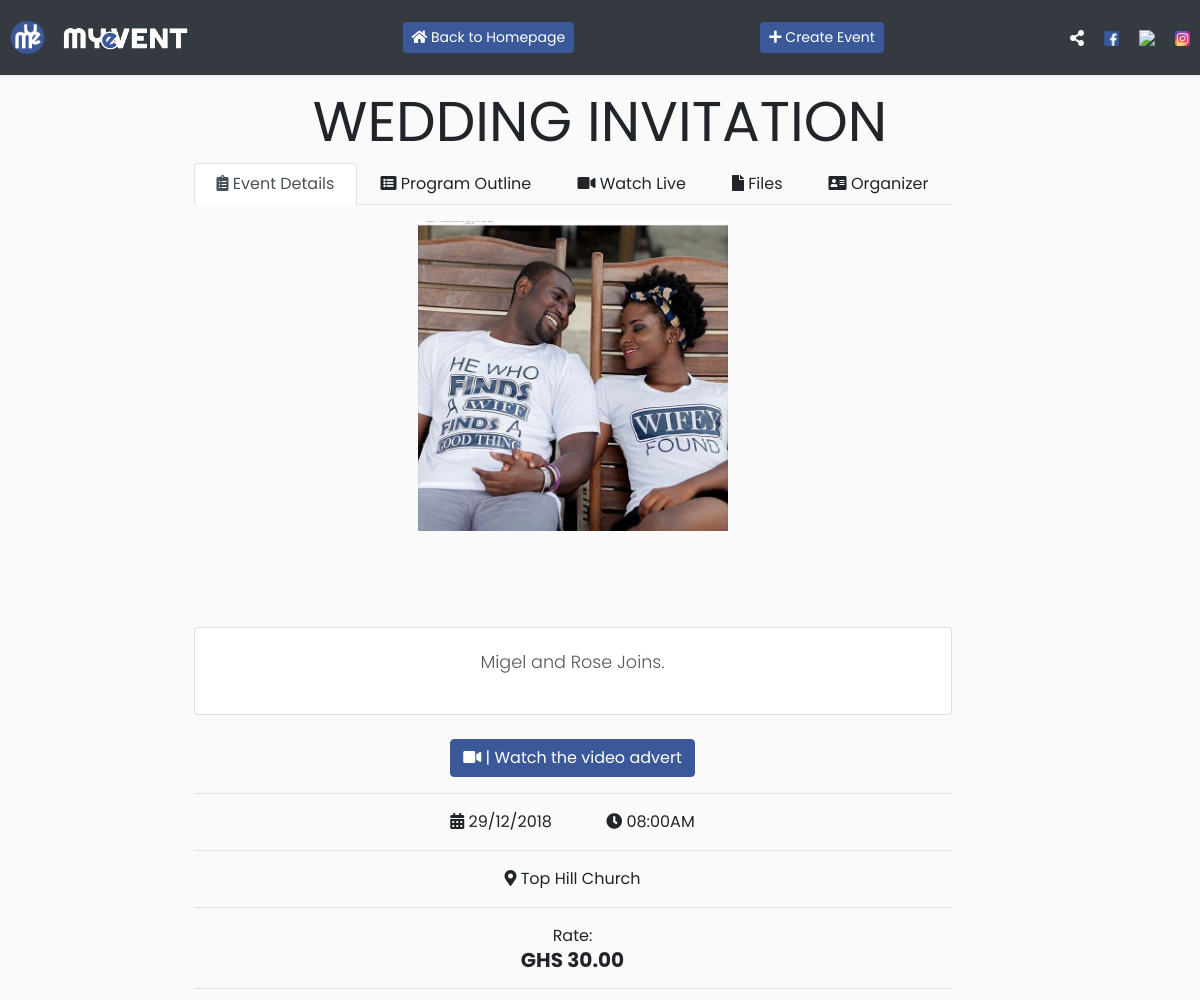
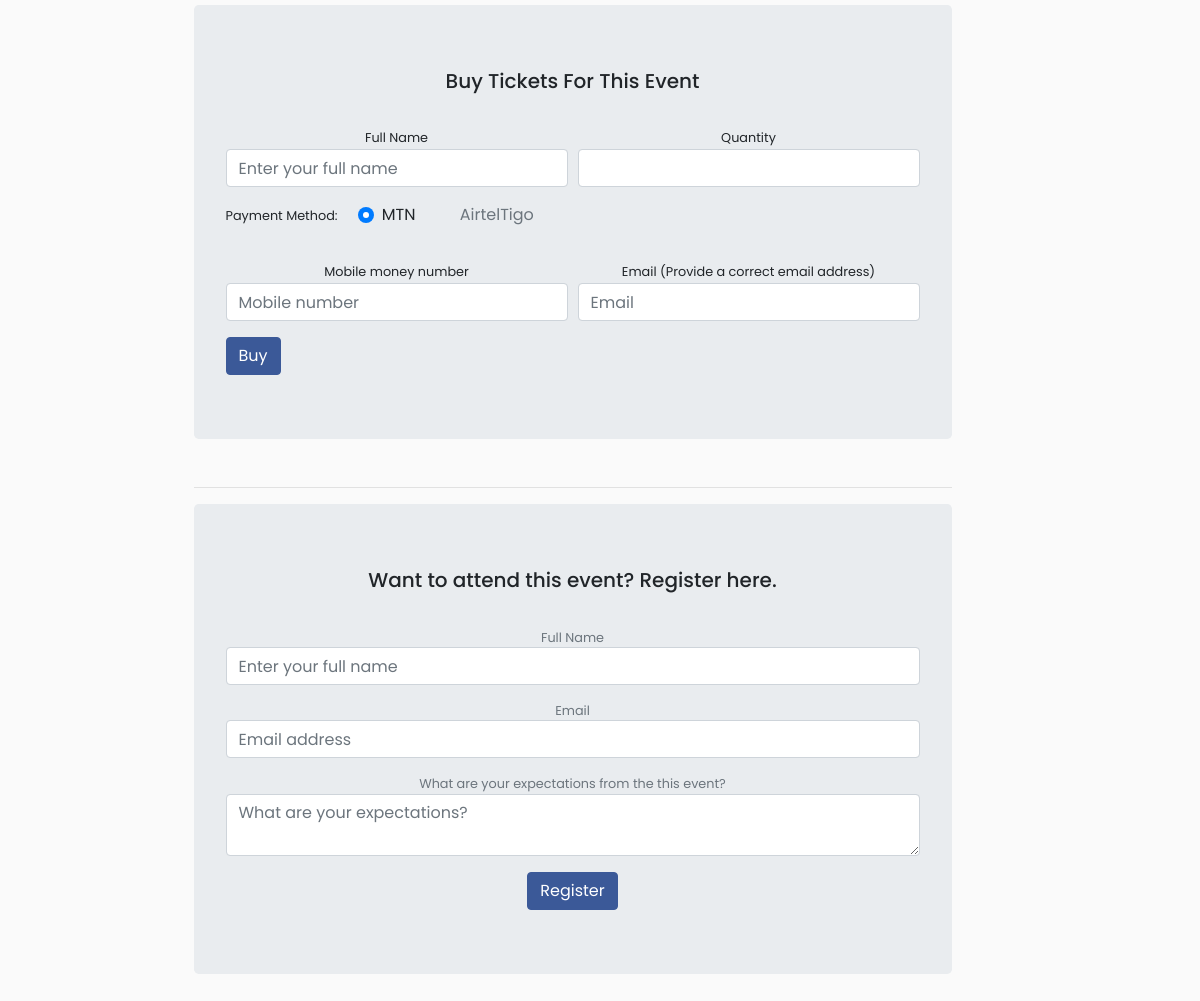
/event_page.php?id=36, run on the app's committed database (2 pictures, top to bottom).
### tables this page shows
CREATE TABLE IF NOT EXISTS `events` (
  `eid` int(11) NOT NULL AUTO_INCREMENT,
  `uid` int(11) NOT NULL,
  `ename` varchar(255) NOT NULL,
  `etype` enum('free','paid') NOT NULL,
  `about` text NOT NULL,
  `image` varchar(255) NOT NULL,
  `video` varchar(255) NOT NULL,
  `location` varchar(255) NOT NULL,
  `edate` datetime NOT NULL,
  `ticket_qty` int(11) DEFAULT NULL,
  `ticket_price` decimal(10,2) DEFAULT '0.00',
  `date_created` datetime NOT NULL DEFAULT CURRENT_TIMESTAMP ON UPDATE CURRENT_TIMESTAMP,
  `evaluate` enum('0','1') NOT NULL DEFAULT '0',
  PRIMARY KEY (`eid`),
  KEY `uid` (`uid`)
);

### event_page.php (the view, shortened to what this page needs)
<?php
	include 'config/connection.php';
	$fid = '';
	if ($_GET["id"]) {
		$fid = $_GET["id"];
	}
	$event_sql=mysqli_query($conn, "SELECT * FROM events WHERE eid = '$fid'");
	while ($erow = mysqli_fetch_assoc($event_sql)) {
		$etype = $erow['etype'];
		$ename =  $erow['ename'];
		$about = $erow['about'];
		$image =  $erow['image'];
		$video =  $erow['video'];
		$location =  $erow['location'];
		$edate =  $erow['edate'];
		$ticket_price = $erow['ticket_price'];
		if ($etype=='paid') {
		$ticket = "GHS ".$ticket_price;
		}else{
			$ticket = strtoupper("free");
		}
	}
?>
<!DOCTYPE html>
<html>
<head>
	<link rel="stylesheet" type="text/css" href="fontawesome/css/all.min.css">
	<link rel="stylesheet" type="text/css" href="css/bootstrap-grid.min.css">
 	<link rel="stylesheet" type="text/css" href="css/bootstrap.css">
	<link rel="stylesheet" type="text/css" href="css/main.css">
	<link rel="stylesheet" type="text/css" href="css/dashboard.css">
</head>
<body style="margin:auto; margin-top:75px;">
	<nav class="navbar navbar-dark bg-dark sticky" id="navbar"">
	  <a class="navbar-brand" href="index.php">
	  	<img src="img/logo_min.png" width="35" height="35" alt="">
	    <img src="img/logowhite.png" width="150" height="30" alt="">
	  </a>
		<a class="btn btn-primary btn-sm my-2 my-sm-0" href="index.php"><i class="fa fa-home"></i> Back to Homepage</a>
		<a class="btn btn-primary btn-sm my-2 my-sm-0" href="profile/dashboard.php"><i class="fa fa-plus"></i> Create Event</a>
     <form class="form-inline my-2 my-lg-0" style="color: white;">
     	<i class="fa fa-share-alt" title="Share this event"></i>
     	<a href="https://www.facebook.com" target="_blank" class="a" style="color: white;" title="Share on facebook"> <img src="img/facebook.png" width="15"></a>
      	<a href="https://www.twitter.com" target="_blank" class="a" style="color: white;" title="Share on twitter"> <img src="img/twitter.png" width="15"></a>
      	<a href="https://www.instagram.com" target="_blank" class="a" style="color: white;" title="Share on instagram"> <img src="img/instagram.png" width="15"></a>
   	 </form>
	</nav>
	<div class="container ">
		<div class="row">
			<div class="col"></div>
			<div class="col-9 center alert">
				<h1 class="display-4"><strong><?php echo strtoupper($ename);?></strong></h1>
				<section id="tabs">
							<div class="container">
				 		<div class="row">
							<div class="col-xs-12 ">
								<nav>
									<div class="nav nav-tabs nav-fill" id="nav-tab" role="tablist">
										<a class="nav-item nav-link active" id="nav-home-tab" data-toggle="tab" href="#nav-home" role="tab" aria-controls="nav-home" aria-selected="true"><i class="fa fa-clipboard-list"></i> Event Details</a>
										<a class="nav-item nav-link" id="nav-profile-tab" data-toggle="tab" href="#nav-profile" role="tab" aria-controls="nav-profile" aria-selected="false"><i class="fa fa-list-alt"></i> Program Outline</a>
										<a class="nav-item nav-link" id="nav-contact-tab" data-toggle="tab" href="#nav-contact" role="tab" aria-controls="nav-contact" aria-selected="false"><i class="fa fa-video"></i> Watch Live</a>
										<a class="nav-item nav-link" id="nav-contact-tab" data-toggle="tab" href="#nav-files" role="tab" aria-controls="nav-contact" aria-selected="false"><i class="fa fa-file"></i> Files</a>
										<a class="nav-item nav-link" id="nav-about-tab" data-toggle="tab" href="#nav-about" role="tab" aria-controls="nav-about" aria-selected="false"><i class="fa fa-address-card"></i> Organizer</a>
									</div>
								</nav>
								<div class="tab-content py-3 px-3 px-sm-0" id="nav-tabContent">
									<div class="tab-pane fade show active" id="nav-home" role="tabpanel" aria-labelledby="nav-home-tab">
										<div >
											<img class="zoom" src="media/images/<?php echo $image;?>" width="310">
										</div>
										<br>
										<br>
										<br>
										<br>
										<div class="card" style="min-width: 623px;">
											<div class="card-body">
												<p style="">
													<?php echo $about;?>
												</p>
											</div>
										</div>
										<br>
										<div class="container" >
										<button type="button" class="btn btn-primary video-btn" data-toggle="modal" data-src="media/videos/<?php echo $video?>" data-target="#myModal">
										 <i class="fa fa-video"></i> | Watch the video advert
										</button>
									</div>
									<hr class="hr"></hr>
									<div>
										<span>
											<i class="fa fa-calendar-alt"> </i> <?php echo date("d/m/Y", strtotime($edate)); ?>
											<i class="fa fa-clock"> </i> <?php echo date("h:iA",strtotime($edate)); ?>
										</span>
										<hr class="hr"></hr>
										<span>
											<i class="fa fa-map-marker-alt"> </i> <?php echo ucwords($location); ?>
										</span>
										<hr class="hr"></hr>
										<span>
											Rate: <h5><strong><?php echo $ticket; ?></strong></h5>
										</span>
										<hr class="hr"></hr>
									<div class="container jumbotron" style="display: none;" id="buy">
										<h5 class="center">Buy Tickets For This Event</h5>
											<br>
										<form method="post" action="event_page.php">
										  <div class="form-row">
											    <div class="form-group col-md-6">
											      <small for="inputEmail4">Full Name</small>
											      <input type="email" class="form-control" id="inputEmail4" placeholder="Enter your full name" name="email">
											    </div>
											    <div class="form-group col-md-6">
											      <small for="inputPassword4">Quantity</small>
											      <input type="number" class="form-control" id="inputPassword4" placeholder="" value="" min="1" name="qty">
											    </div>
											</div>
											<div class="wrapper">
												<div class="form-group">
													<small class="form-group custom-control-inline" for="exampleFormControlTextarea1">Payment Method:</small>
						                        <div class="custom-control custom-radio custom-control-inline form-group">
						                            <label class="custom-control-label" for="customRadioInline1">MTN</label>
						                        </div>
						                        <div class="custom-control custom-radio custom-control-inline">
						                            <label class="custom-control-label" for="customRadioInline2">AirtelTigo</label>
						                        </div>
												</div>
											</div>
											<div class="form-row">
											    <div class="form-group col-md-6">
												  <small for="inputPassword4">Mobile money number</small>
												  <input type="text" class="form-control" id="mobile" placeholder="Mobile number" name="mobile_number">
												</div>
												<div class="form-group col-md-6">
												  <small for="inputPassword4">Email (Provide a correct email address)</small>
												  <input type="email" class="form-control" id="mobile" placeholder="Email" name="email">
												</div>
											</div>
											<div class="wrapper">
										    	<button type="submit" class="btn btn-primary" name="buy">Buy</button>
											</div>
										</form>
									</div>
									<hr class="hr"></hr>
									<div class="container jumbotron">
										<h5 class="center">Want to attend this event? Register here.</h5>
											<br>
										<form method="post" action="">
										  <div class="form-group">
										    <small class="form-text text-muted">Full Name</small>
										    <input type="text" class="form-control" aria-describedby="emailHelp" placeholder="Enter your full name" name="fullname" required>
										  </div>
										  <div class="form-group">
										    <small class="form-text text-muted">Email</small>
										    <input type="email" class="form-control" aria-describedby="emailHelp" placeholder="Email address" name="email" required>
										  </div>
										  <div class="form-group">
										    <small id="emailHelp" class="form-text text-muted">What are your expectations from the this event?</small>
										    <textarea type="text" class="form-control" id="exampleInputEmail1" aria-describedby="emailHelp" placeholder="What are your expectations?" name="expectations" required></textarea>
										  </div>
										    <button type="submit" class="btn btn-primary" name="register">Register</button>
										</form>
									</div>
									</div>
									</div>
								</div>
							</div>
						</div>
					</div>
				</section>
			</div>
			<div class="col"></div>
		</div>
	</div>
</body>
</html>

### css/main.css (style rules this page uses)
* { box-sizing: border-box; }
.sticky { position: fixed; top: 0; width: 100%; z-index: 1; }
.center { text-align: center; }
.zoom { transition: transform .2s; }

### css/dashboard.css (style rules this page uses)
body { font-family: 'Poppins', sans-serif; background: #fafafa; }
p { font-family: 'Poppins', sans-serif; font-size: 1.1em; font-weight: 300; line-height: 1.7em; color: #575757; }
a, a:hover, a:focus { color: inherit; text-decoration: none; transition: all 0.3s; }
.navbar { padding: 15px 10px; background: #fff; border: none; border-radius: 0; margin-bottom: 10px; box-shadow: 1px 1px 3px rgba(0, 0, 0, 0.1); }
.wrapper { display: flex; width: 100%; }

### data on the page
events: ename "WEDDING INVITATION", image (picture), about "Migel and Rose Joins.", edate "29/12/2018", edate "08:00AM", location "Top Hill Church", ticket_price "GHS 30.00"
